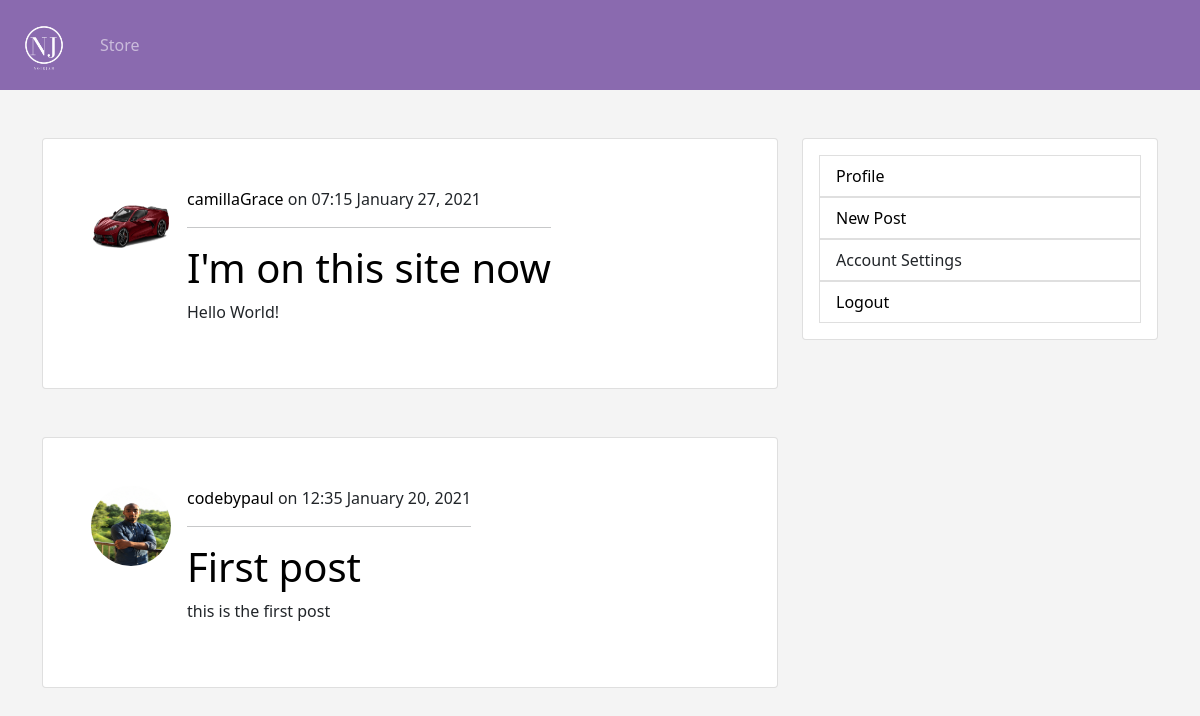
/social/ (signed in), run on the app's committed database.
### blog/models.py (models this page shows, shortened)
class Post(models.Model):
    title = models.CharField(max_length=100)
    content = models.TextField()
    date_posted = models.DateTimeField(default=timezone.now)
    author = models.ForeignKey(User, on_delete=models.CASCADE)

### users/models.py (models this page shows, shortened)
class Profile(models.Model):
    user = models.OneToOneField(User, on_delete=models.CASCADE)
    image = models.ImageField(default="default.png", upload_to="profile_pics")

### blog/views.py (the view)
# urls.py: path("", PostListView.as_view(), name="actually_blog"),
class PostListView(ListView):
    model = Post
    template_name = "blog/blog.html"
    context_object_name = "posts"
    ordering = ["-date_posted"]
    paginate_by = 10

### blog/templates/blog/blog.html (shortened to what this page needs)
{% extends 'blog/base.html' %}
{% block content %}
{% for post in posts %}
    <div class="card mb-5 p-5">
        <div class="media">
            <img src="{{ post.author.profile.image.url }}" alt="" class="account-img rounded-circle mr-3">
            <div class="media-body ml-3">
                <p><a href="{% url 'user-posts' post.author.username%}" class="username">{{ post.author }}</a> on {{ post.date_posted|date:'h:i F d, Y' }}</p>
                <hr>
                <a class="blog-title" href="{% url 'post-detail' post.id %}">
                    <h1>{{ post.title }}</h1>
                </a>
                <p>{{ post.content}}</p>
            </div>
        </div>
    </div>
{% endfor %}
{% endblock content %}

### static/css/style.css (style rules this page uses)
* { box-sizing: border-box; padding: 0; margin: 0; }
body { background: rgba(200, 200, 200, 0.2); }
.rounded-circle { border-radius: 50%; width: 5rem; height: 5rem; }
.media { display: flex; }
.media-body { margin-left: 1rem; }
a { text-decoration: none; color: black; }
.blog-title { text-decoration: none; }
.username { color: black; }

### data on the page
Post: author.profile.image (picture), author "camillaGrace", date_posted "07:15 January 27, 2021", title "I'm on this site now", content "Hello World!"
Post: author.profile.image (picture), author "codebypaul", date_posted "12:35 January 20, 2021", title "First post", content "this is the first post"
